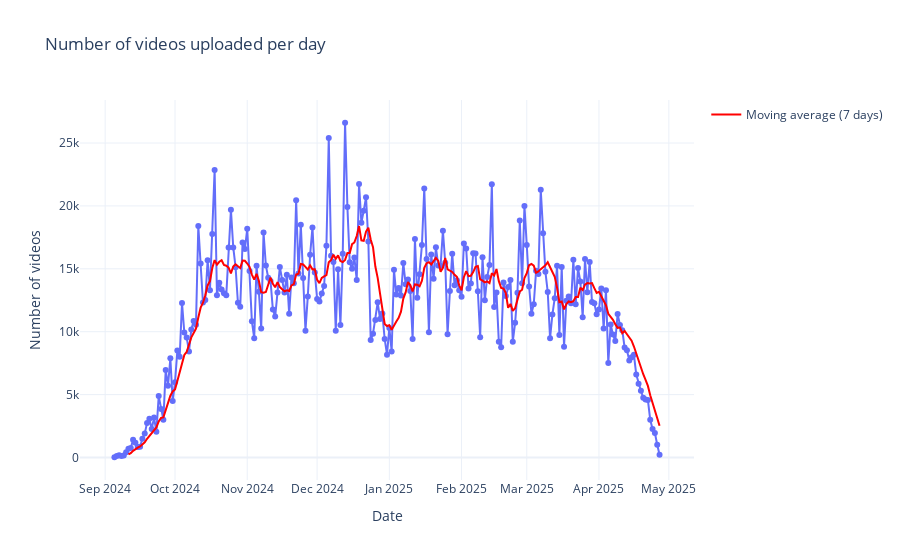

Source (notebook cell):
### Code cell
videos_per_day_rolling = videos_per_day['count'].rolling(window=7).mean()

fig = px.line(
    videos_per_day,
    x='video_published_at',
    y='count',
    markers=True,
    title='Number of videos uploaded per day',
    labels={'video_published_at': 'Date', 'count': 'Number of videos'}
)

fig.add_trace(
    go.Scatter(
        x=videos_per_day['video_published_at'],
        y=videos_per_day_rolling,
        mode='lines',
        name='Moving average (7 days)',
        line=dict(color='red'),
        opacity=1
    )
)

fig.update_layout(
    xaxis_title='Date',
    yaxis_title='Number of videos',
    template='plotly_white',
    showlegend=True
)

fig.show()

### Figure 1 — Plotly figure (JSON) as saved in the notebook; plotly's stock layout.template omitted (floating-point values rounded to 4 significant figures; data arrays with more than 128 entries replaced by an {"elided": "..."} marker saying what was removed)
{"data": [{"hovertemplate": "Date=%{x}<br>Number of videos=%{y}<extra></extra>", "legendgroup": "", "line": {"color": "#636efa", "dash": "solid"}, "marker": {"symbol": "circle"}, "mode": "lines+markers", "name": "", "orientation": "v", "showlegend": false, "type": "scatter", "x": {"elided": "235 str values"}, "xaxis": "x", "y": {"elided": "235 int values"}, "yaxis": "y"}, {"line": {"color": "red"}, "mode": "lines", "name": "Moving average (7 days)", "opacity": 1, "type": "scatter", "x": {"elided": "235 str values"}, "y": {"elided": "235 float values"}}], "layout": {"legend": {"tracegroupgap": 0}, "showlegend": true, "title": {"text": "Number of videos uploaded per day"}, "xaxis": {"anchor": "y", "domain": [0, 1], "title": {"text": "Date"}}, "yaxis": {"anchor": "x", "domain": [0, 1], "title": {"text": "Number of videos"}}}}
